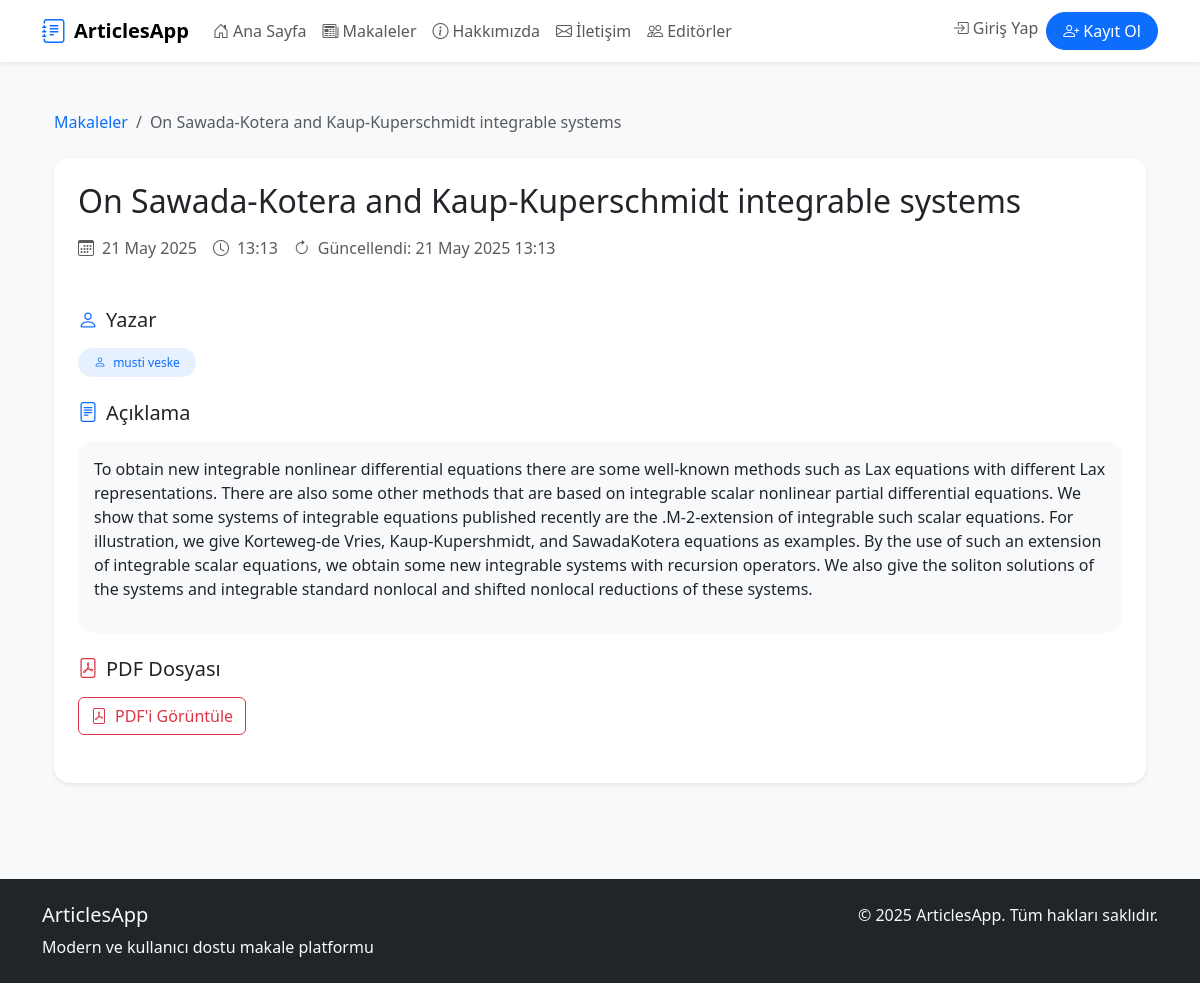
Screenshot of /makale/on-sawada-kotera-and-kaup-kuperschmidt-integrable-systems with the database file from the repository.
### articles/models.py (models this page shows, shortened)
class Article(models.Model):
    title = models.CharField(max_length=200)
    description = models.TextField()
    file = models.FileField(
        upload_to=article_file_upload_to,
        validators=[validate_pdf],  # ✅ Buraya eklendi
        null=True,
        blank=True
    )
    date = models.DateField(auto_now=True)
    isActive = models.BooleanField(default=False)
    isHome = models.BooleanField(default=False)
    slug = models.SlugField(null=False, blank=True, unique=True)
    categories = models.ManyToManyField("Category")
    author = models.ForeignKey(User, on_delete=models.CASCADE, null=True, blank=True)
    admin_note = models.TextField(blank=True, null=True)
    created_at = models.DateTimeField(default=timezone.now)
    updated_at = models.DateTimeField(auto_now=True)
    class Meta:
        ordering = ['-updated_at']

### articles/views.py (the view)
# urls.py: path('<slug:slug>', views.details, name='article_details'),
def details(request, slug):
    article = get_object_or_404(Article, slug=slug)
    context = {
        'article': article
    }
    return render(request, 'articles/details.html', context)

### articles/templates/articles/details.html (shortened to what this page needs)
{% extends 'layout.html' %}
{% load static %}
{% block css_file %}
<link rel="stylesheet" href="{% static 'articles/css/style.css' %}">
{% endblock %}
{% block content %}
<div class="container py-4">
    <nav aria-label="breadcrumb" class="mb-4">
        <ol class="breadcrumb">
            <li class="breadcrumb-item"><a href="{% url 'index' %}" class="text-decoration-none">Makaleler</a></li>
            <li class="breadcrumb-item active" aria-current="page">{{ article.title }}</li>
        </ol>
    </nav>
    <div class="card shadow-sm border-0">
        <div class="card-body p-4">
            <div class="d-flex justify-content-between align-items-start mb-4">
                <div>
                    <h1 class="h2 mb-3">{{ article.title }}</h1>
                    <div class="d-flex align-items-center gap-3 text-muted mb-4">
                        <div class="d-flex align-items-center">
                            <i class="bi bi-calendar3 me-2"></i>
                            <span>{{ article.created_at|date:"d M Y" }}</span>
                        </div>
                        <div class="d-flex align-items-center">
                            <i class="bi bi-clock me-2"></i>
                            <span>{{ article.created_at|date:"H:i" }}</span>
                        </div>
                        {% if article.updated_at != article.created_at %}
                        <div class="d-flex align-items-center">
                            <i class="bi bi-arrow-clockwise me-2"></i>
                            <span>Güncellendi: {{ article.updated_at|date:"d M Y H:i" }}</span>
                        </div>
                        {% endif %}
                    </div>
                </div>
            </div>
            <div class="mb-4">
                <h5 class="d-flex align-items-center mb-3">
                    <i class="bi bi-person me-2 text-primary"></i>
                    Yazar
                </h5>
                <div class="d-flex align-items-center">
                    {% if article.author %}
                        <a href="{% url 'account:author_detail' article.author.id %}"
                           class="badge bg-primary bg-opacity-10 text-primary text-decoration-none px-3 py-2 rounded-pill">
                            <i class="bi bi-person me-1"></i>
                            {{ article.author.get_full_name|default:article.author.username }}
                        </a>
                    {% else %}
                        <span class="text-muted">Yazar belirtilmemiş</span>
                    {% endif %}
                </div>
            </div>
            <div class="mb-4">
                <h5 class="d-flex align-items-center mb-3">
                    <i class="bi bi-file-text me-2 text-primary"></i>
                    Açıklama
                </h5>
                <div class="card bg-light border-0">
                    <div class="card-body">
                        {{ article.description|linebreaks }}
                    </div>
                </div>
            </div>
            {% if article.file %}
            <div class="mb-4">
                <h5 class="d-flex align-items-center mb-3">
                    <i class="bi bi-file-pdf me-2 text-danger"></i>
                    PDF Dosyası
                </h5>
                <a href="{{ article.file.url }}" target="_blank" class="btn btn-outline-danger">
                    <i class="bi bi-file-pdf me-2"></i>PDF'i Görüntüle
                </a>
            </div>
            {% endif %}
        </div>
    </div>
</div>
{% endblock %}

### articles/templates/articles/details.html (style rules this page uses)
.card { border-radius: 1rem; }
.badge { font-weight: 500; }

### rows the page displays
Article: title "On Sawada-Kotera and Kaup-Kuperschmidt integrable systems", created_at "21 May 2025", created_at "13:13", updated_at "21 May 2025 13:13", author.get_full_name "musti veske", description "To obtain new integrable nonlinear differential equations there are some well-known methods such as Lax equations with different Lax representations. There are also some other methods that are based on integrable scalar nonlinear partial differential equations. We show that some systems of integrable equations published recently are the .M-2-extension of integrable such scalar equations. For illustration, we give Korteweg-de Vries, Kaup-Kupershmidt, and SawadaKotera equations as examples. By the use of such an extension of integrable scalar equations, we obtain some new integrable systems with recursion operators. We also give the soliton solutions of the systems and integrable standard…"
